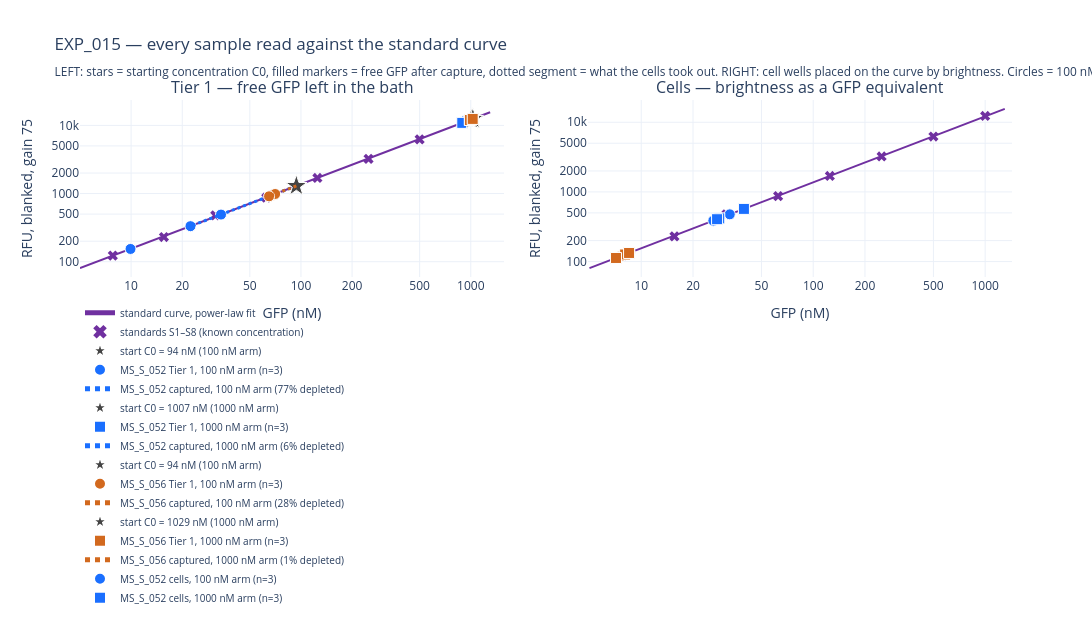

Write notebook code for a chart like this one.
### Markdown cell above
## 9. Everything on the calibration axis

The tables above give numbers; this puts every sample on the standard curve so
the measurement can be read off directly against known GFP concentrations.

**Left panel — Tier 1, what is left in the bath.** Each star is where that arm
*started* (C0). Each point is where it *ended*. **The horizontal gap between
them is the GFP that the cells captured** — that is the whole measurement, in
one distance.

**Right panel — the cells themselves**, with their fluorescence converted into
the GFP concentration that would produce the same brightness in a cell-free
well. It answers "how bright are the cells, in units of known GFP?" and gives
an independent route to the captured amount: the two should agree, and the gap
between them is loss through the washes.

Both axes are logarithmic, with explicit 1-2-5 ticks.

### Code cell
from plotly.subplots import make_subplots

xx = np.logspace(np.log10(5), np.log10(1300), 200)
SYM = {100.0: 'circle', 1000.0: 'square'}

fig = make_subplots(
    rows=1, cols=2, horizontal_spacing=0.09,
    subplot_titles=('Tier 1 — free GFP left in the bath',
                    'Cells — brightness as a GFP equivalent'))

for col in (1, 2):
    fig.add_trace(go.Scatter(
        x=xx, y=A * xx**k, mode='lines',
        name='standard curve, power-law fit',
        line=dict(color='#7030A0', width=2),
        showlegend=(col == 1)), row=1, col=col)
    fig.add_trace(go.Scatter(
        x=cur.curve_nM, y=cur.f75, mode='markers',
        name='standards S1–S8 (known concentration)',
        marker=dict(size=9, color='#7030A0', symbol='x'),
        showlegend=(col == 1)), row=1, col=col)

# --- left: Tier 1, with the starting concentration as a star
for strain in ['052', '056']:
    for conc in (100.0, 1000.0):
        s = t1[(t1.strain == strain) & (t1.conc_nM == conc) & t1.induced]
        if not len(s):
            continue
        c0 = s.C0.iloc[0]
        fig.add_trace(go.Scatter(
            x=[c0], y=[A * c0**k], mode='markers',
            name=f'start C0 = {c0:.0f} nM ({int(conc)} nM arm)',
            marker=dict(symbol='star', size=16, color='#444',
                        line=dict(width=1, color='white'))),
            row=1, col=1)
        fig.add_trace(go.Scatter(
            x=s.free_nM, y=s.f75_corr, mode='markers',
            name=f'MS_S_{strain} Tier 1, {int(conc)} nM arm (n=3)',
            marker=dict(size=11, color=COL[strain], symbol=SYM[conc],
                        line=dict(width=1, color='white'))),
            row=1, col=1)
        # the depletion gap, drawn as a line from start to mean endpoint
        fig.add_trace(go.Scatter(
            x=[c0, s.free_nM.mean()], y=[A * c0**k, A * s.free_nM.mean()**k],
            mode='lines', line=dict(color=COL[strain], width=3, dash='dot'),
            name=f'MS_S_{strain} captured, {int(conc)} nM arm '
                 f'({s.depletion.mean():.0%} depleted)'),
            row=1, col=1)

# --- right: cell wells as a GFP equivalent
cellw = df[df.is_cells & (df.conc_nM > 0)].copy()
cellw['f75_equiv'] = cellw.f100 / GAIN[(75, 100)]
cellw['nM_equiv'] = rfu_to_nM(cellw.f75_equiv)
for strain in ['052', '056']:
    for conc in (100.0, 1000.0):
        s = cellw[(cellw.strain == strain) & (cellw.conc_nM == conc)
                  & (cellw.induced)]
        if not len(s):
            continue
        fig.add_trace(go.Scatter(
            x=s.nM_equiv, y=s.f75_equiv, mode='markers',
            name=f'MS_S_{strain} cells, {int(conc)} nM arm (n=3)',
            marker=dict(size=11, color=COL[strain], symbol=SYM[conc],
                        line=dict(width=1, color='white'))),
            row=1, col=2)

ticks = [10, 20, 50, 100, 200, 500, 1000]
yticks = [100, 200, 500, 1000, 2000, 5000, 10000]
for col in (1, 2):
    fig.update_xaxes(type='log', tickvals=ticks, title_text='GFP (nM)',
                     row=1, col=col)
    fig.update_yaxes(type='log', tickvals=yticks,
                     title_text='RFU, blanked, gain 75', row=1, col=col)

fig.update_layout(
    width=1100, height=620,
    title='EXP_015 — every sample read against the standard curve<br>'
          '<sub>LEFT: stars = starting concentration C0, filled markers = free GFP '
          'after capture, dotted segment = what the cells took out. '
          'RIGHT: cell wells placed on the curve by brightness. '
          'Circles = 100 nM arm, squares = 1000 nM arm. Log–log, 1-2-5 ticks</sub>',
    legend=dict(font=dict(size=10), yanchor='top', y=-0.12, x=0,
                orientation='v', itemsizing='constant'))
fig.write_html(DATA / 'EXP_015_calibration.html')
fig.show()

### Figure 1 — Plotly figure (JSON) as saved in the notebook; plotly's stock layout.template omitted (floating-point values rounded to 4 significant figures; data arrays with more than 128 entries replaced by an {"elided": "..."} marker saying what was removed)
{"data": [{"line": {"color": "#7030A0", "width": 2}, "mode": "lines", "name": "standard curve, power-law fit", "showlegend": true, "type": "scatter", "x": {"elided": "200 float values"}, "xaxis": "x", "y": {"elided": "200 float values"}, "yaxis": "y"}, {"marker": {"color": "#7030A0", "size": 9, "symbol": "x"}, "mode": "markers", "name": "standards S1–S8 (known concentration)", "showlegend": true, "type": "scatter", "x": [7.8, 15.6, 31.3, 62.5, 125.0, 250.0, 500.0, 1000.0], "xaxis": "x", "y": [123.0, 230.0, 478.0, 869.0, 1695.0, 3231.0, 6235.0, 12310.0], "yaxis": "y"}, {"line": {"color": "#7030A0", "width": 2}, "mode": "lines", "name": "standard curve, power-law fit", "showlegend": false, "type": "scatter", "x": {"elided": "200 float values"}, "xaxis": "x2", "y": {"elided": "200 float values"}, "yaxis": "y2"}, {"marker": {"color": "#7030A0", "size": 9, "symbol": "x"}, "mode": "markers", "name": "standards S1–S8 (known concentration)", "showlegend": false, "type": "scatter", "x": [7.8, 15.6, 31.3, 62.5, 125.0, 250.0, 500.0, 1000.0], "xaxis": "x2", "y": [123.0, 230.0, 478.0, 869.0, 1695.0, 3231.0, 6235.0, 12310.0], "yaxis": "y2"}, {"marker": {"color": "#444", "line": {"color": "white", "width": 1}, "size": 16, "symbol": "star"}, "mode": "markers", "name": "start C0 = 94 nM (100 nM arm)", "type": "scatter", "x": [94.0], "xaxis": "x", "y": [1295.0], "yaxis": "y"}, {"marker": {"color": "#1a6fff", "line": {"color": "white", "width": 1}, "size": 11, "symbol": "circle"}, "mode": "markers", "name": "MS_S_052 Tier 1, 100 nM arm (n=3)", "type": "scatter", "x": [22.36, 9.919, 33.82], "xaxis": "x", "y": [332.4, 153.9, 491.8], "yaxis": "y"}, {"line": {"color": "#1a6fff", "dash": "dot", "width": 3}, "mode": "lines", "name": "MS_S_052 captured, 100 nM arm (77% depleted)", "type": "scatter", "x": [94.0, 22.03], "xaxis": "x", "y": [1295.0, 327.8], "yaxis": "y"}, {"marker": {"color": "#444", "line": {"color": "white", "width": 1}, "size": 16, "symbol": "star"}, "mode": "markers", "name": "start C0 = 1007 nM (1000 nM arm)", "type": "scatter", "x": [1007.0], "xaxis": "x", "y": [12230.0], "yaxis": "y"}, {"marker": {"color": "#1a6fff", "line": {"color": "white", "width": 1}, "size": 11, "symbol": "square"}, "mode": "markers", "name": "MS_S_052 Tier 1, 1000 nM arm (n=3)", "type": "scatter", "x": [956.0, 891.1, 988.0], "xaxis": "x", "y": [11640.0, 10890.0, 12010.0], "yaxis": "y"}, {"line": {"color": "#1a6fff", "dash": "dot", "width": 3}, "mode": "lines", "name": "MS_S_052 captured, 1000 nM arm (6% depleted)", "type": "scatter", "x": [1007.0, 945.0], "xaxis": "x", "y": [12230.0, 11510.0], "yaxis": "y"}, {"marker": {"color": "#444", "line": {"color": "white", "width": 1}, "size": 16, "symbol": "star"}, "mode": "markers", "name": "start C0 = 94 nM (100 nM arm)", "type": "scatter", "x": [94.0], "xaxis": "x", "y": [1295.0], "yaxis": "y"}, {"marker": {"color": "#d2691e", "line": {"color": "white", "width": 1}, "size": 11, "symbol": "circle"}, "mode": "markers", "name": "MS_S_056 Tier 1, 100 nM arm (n=3)", "type": "scatter", "x": [68.21, 70.46, 64.89], "xaxis": "x", "y": [955.5, 985.4, 911.4], "yaxis": "y"}, {"line": {"color": "#d2691e", "dash": "dot", "width": 3}, "mode": "lines", "name": "MS_S_056 captured, 100 nM arm (28% depleted)", "type": "scatter", "x": [94.0, 67.85], "xaxis": "x", "y": [1295.0, 950.8], "yaxis": "y"}, {"marker": {"color": "#444", "line": {"color": "white", "width": 1}, "size": 16, "symbol": "star"}, "mode": "markers", "name": "start C0 = 1029 nM (1000 nM arm)", "type": "scatter", "x": [1029.0], "xaxis": "x", "y": [12480.0], "yaxis": "y"}, {"marker": {"color": "#d2691e", "line": {"color": "white", "width": 1}, "size": 11, "symbol": "square"}, "mode": "markers", "name": "MS_S_056 Tier 1, 1000 nM arm (n=3)", "type": "scatter", "x": [988.2, 1031.0, 1026.0], "xaxis": "x", "y": [12010.0, 12500.0, 12450.0], "yaxis": "y"}, {"line": {"color": "#d2691e", "dash": "dot", "width": 3}, "mode": "lines", "name": "MS_S_056 captured, 1000 nM arm (1% depleted)", "type": "scatter", "x": [1029.0, 1015.0], "xaxis": "x", "y": [12480.0, 12320.0], "yaxis": "y"}, {"marker": {"color": "#1a6fff", "line": {"color": "white", "width": 1}, "size": 11, "symbol": "circle"}, "mode": "markers", "name": "MS_S_052 cells, 100 nM arm (n=3)", "type": "scatter", "x": [32.71, 39.36, 26.26], "xaxis": "x2", "y": [476.5, 567.7, 387.0], "yaxis": "y2"}, {"marker": {"color": "#1a6fff", "line": {"color": "white", "width": 1}, "size": 11, "symbol": "square"}, "mode": "markers", "name": "MS_S_052 cells, 1000 nM arm (n=3)", "type": "scatter", "x": [28.42, 39.55, 27.6], "xaxis": "x2", "y": [417.1, 570.3, 405.7], "yaxis": "y2"}, {"marker": {"color": "#d2691e", "line": {"color": "white", "width": 1}, "size": 11, "symbol": "circle"}, "mode": "markers", "name": "MS_S_056 cells, 100 nM arm (n=3)", "type": "scatter", "x": [8.417, 8.574, 7.646], "xaxis": "x2", "y": [131.8, 134.1, 120.3], "yaxis": "y2"}, {"marker": {"color": "#d2691e", "line": {"color": "white", "width": 1}, "size": 11, "symbol": "square"}, "mode": "markers", "name": "MS_S_056 cells, 1000 nM arm (n=3)", "type": "scatter", "x": [8.058, 8.496, 7.134], "xaxis": "x2", "y": [126.5, 132.9, 112.7], "yaxis": "y2"}], "layout": {"annotations": [{"font": {"size": 16}, "showarrow": false, "text": "Tier 1 — free GFP left in the bath", "x": 0.2275, "xanchor": "center", "xref": "paper", "y": 1.0, "yanchor": "bottom", "yref": "paper"}, {"font": {"size": 16}, "showarrow": false, "text": "Cells — brightness as a GFP equivalent", "x": 0.7725, "xanchor": "center", "xref": "paper", "y": 1.0, "yanchor": "bottom", "yref": "paper"}], "height": 620, "legend": {"font": {"size": 10}, "itemsizing": "constant", "orientation": "v", "x": 0, "y": -0.12, "yanchor": "top"}, "title": {"text": "EXP_015 — every sample read against the standard curve<br><sub>LEFT: stars = starting concentration C0, filled markers = free GFP after capture, dotted segment = what the cells took out. RIGHT: cell wells placed on the curve by brightness. Circles = 100 nM arm, squares = 1000 nM arm. Log–log, 1-2-5 ticks</sub>"}, "width": 1100, "xaxis": {"anchor": "y", "domain": [0.0, 0.455], "tickvals": [10, 20, 50, 100, 200, 500, 1000], "title": {"text": "GFP (nM)"}, "type": "log"}, "xaxis2": {"anchor": "y2", "domain": [0.545, 1.0], "tickvals": [10, 20, 50, 100, 200, 500, 1000], "title": {"text": "GFP (nM)"}, "type": "log"}, "yaxis": {"anchor": "x", "domain": [0.0, 1.0], "tickvals": [100, 200, 500, 1000, 2000, 5000, 10000], "title": {"text": "RFU, blanked, gain 75"}, "type": "log"}, "yaxis2": {"anchor": "x2", "domain": [0.0, 1.0], "tickvals": [100, 200, 500, 1000, 2000, 5000, 10000], "title": {"text": "RFU, blanked, gain 75"}, "type": "log"}}}
